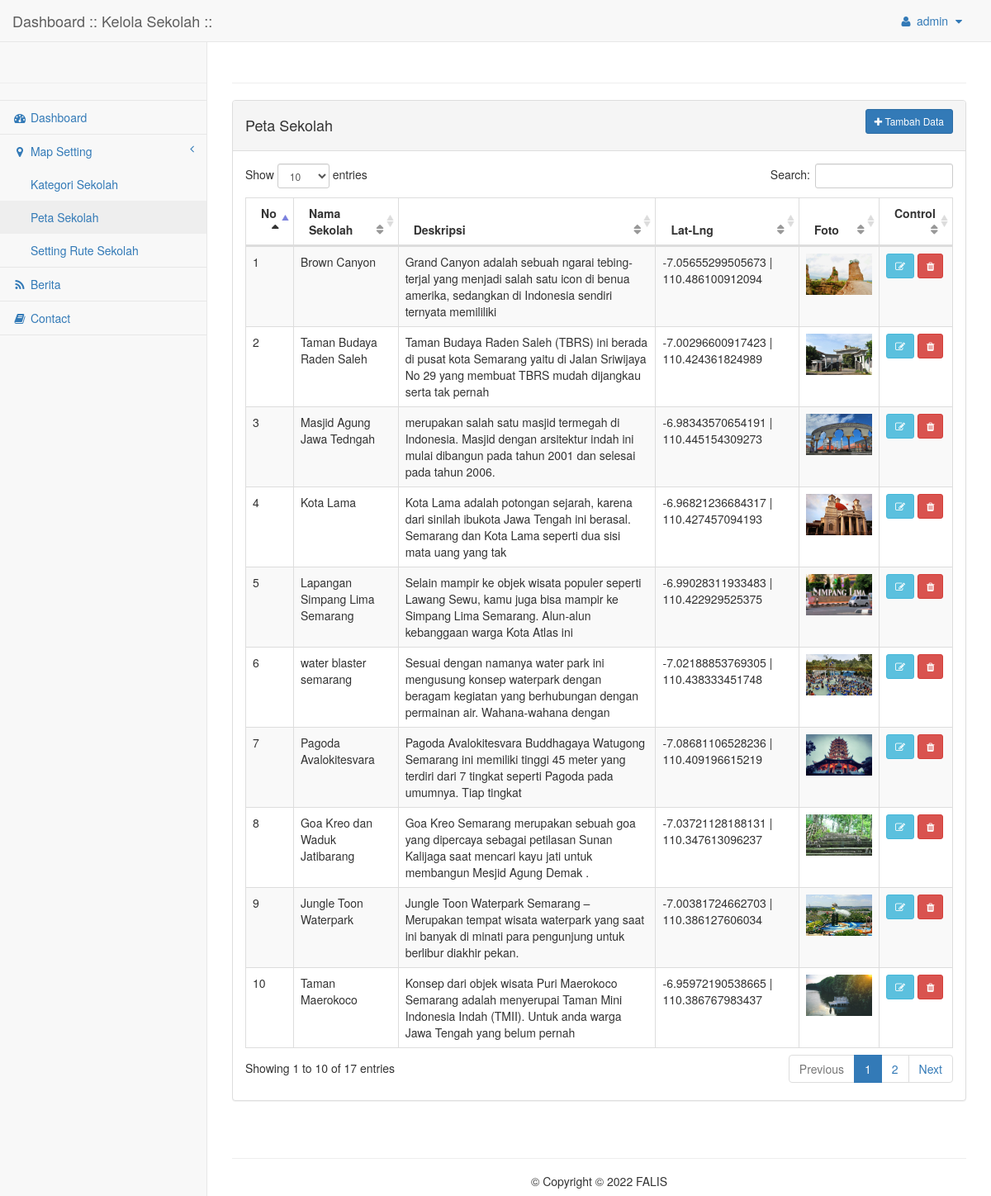
The app's page /?hal=data_peta (signed in) with its own data.
### tables this page shows
CREATE TABLE IF NOT EXISTS `peta_wisata` (
  `id_wisata` int(4) NOT NULL,
  `id_kategori` int(4) DEFAULT NULL,
  `nama` text,
  `deskripsi` text,
  `lat` double DEFAULT NULL,
  `lng` double DEFAULT NULL,
  `alamat` text,
  `gambar` text
);

### includes/p_peta.php (the view, shortened to what this page needs)
<?php
$link_update='?hal=update_peta';
$daftar='';$no=0;
$q="SELECT * FROM peta_wisata ORDER BY id_wisata DESC";
$q=mysqli_query($con,$q);
if(mysqli_num_rows($q) > 0){
	while($h=mysqli_fetch_array($q)){
		$no++;
		$id=$h['id_wisata'];
		$isi_berita = nl2br($h[deskripsi]);
      	 $isi = substr($isi_berita,0,150);
     	 $isi = substr($isi_berita,0,strrpos($isi," "));
		$daftar.='
		  <tr class="odd gradeX">
			<td>'.$no.'</td>
			<td>'.$h['nama'].'</td>
			<td>'.$isi.'</td>
			<td>'.$h['lat'].' |  '.$h['lng'].'</td>
			<td>'."<img src='foto_berita/$h[gambar]' width=80px height=50px >". '</td>
			<td class="center"><a href="'.$link_update.'&amp;id='.$id.'&amp;action=edit" class="btn btn-info btn-sm"><i class="fa fa-edit"></i></a> <a href="#" onclick="DeleteConfirm(\''.$link_update.'&amp;id='.$id.'&amp;action=delete\');return(false);" class="btn btn-danger btn-sm"><i class="fa fa-trash"></i></a></td>
		  </tr>
		';
	}
}
?>
            <div class="row">
                <div class="col-lg-12">
                    <div class="panel panel-default">
                        <div class="panel-heading">
                            <div class="row">
                            	<div class="col-md-12">
    	                        <span class="pull-left"><h4>Peta Sekolah</h4></span>
	                        	<span class="pull-right"><a href="<?php echo $link_update;?>" class="btn btn-primary btn-sm"><i class="fa fa-plus"></i> Tambah Data</a></span>
                        		</div>
                        	</div>
                        </div>
                        <div class="panel-body">
                            <table width="100%" class="table table-striped table-bordered table-hover" id="dataTables-example">
                                <thead>
                                    <tr>
                                        <th>No</th>
										<th>Nama Sekolah</th>
          								<th>Deskripsi</th>
           								<th>Lat-Lng</th>
          								<th>Foto</th>
		  								<th class="center">Control</th>
                                    </tr>
                                </thead>
                                <tbody>
                                    <?php echo $daftar;?>
                                </tbody>
                            </table>
                        </div>
                    </div>
                </div>
            </div>

### index.php (shortened to what this page needs)
<?php
if(isset($_SESSION['LOGIN_ID'])){
	require_once 'content.php';
}else{
	require_once 'hal.php';
}
?>

### header.php (shortened to what this page needs)
<!DOCTYPE html>
<html lang="en">
<head>
    <link href="vendor/bootstrap/css/bootstrap.min.css" rel="stylesheet">
    <link href="vendor/metisMenu/metisMenu.min.css" rel="stylesheet">
    <link href="dist/css/sb-admin-2.css" rel="stylesheet">
    <link rel="stylesheet" type="text/css" href="dist/css/style.css">
    <link href="vendor/font-awesome/css/font-awesome.min.css" rel="stylesheet" type="text/css">
    <link href="vendor/datatables-plugins/dataTables.bootstrap.css" rel="stylesheet">
    <link href="vendor/datatables-responsive/dataTables.responsive.css" rel="stylesheet">
</head>

### content.php (shortened to what this page needs)
<?php include "header.php"; ?>
<body onload="initialize(); addMarkers()">
    <div id="wrapper">
        <nav class="navbar navbar-default navbar-static-top" role="navigation" style="margin-bottom: 0">
            <div class="navbar-header">
                <a class="navbar-brand" href="index.php">Dashboard :: Kelola Sekolah ::</a>
            </div>
            <ul class="nav navbar-top-links navbar-right">
                <li class="dropdown">
                    <a class="dropdown-toggle" data-toggle="dropdown" href="#">
                        <i class="fa fa-user fa-fw"></i> <?php echo $_SESSION['username']; ?> <i class="fa fa-fw fa-caret-down"></i>
                    </a>
                </li>
            </ul>
            <div class="navbar-default sidebar" role="navigation">
                <div class="sidebar-nav navbar-collapse">
                    <ul class="nav" id="side-menu">
                        <li>
                            <div class="page-header"></div>
                        </li>
                        <li>
                            <a href="./"><i class="fa fa-dashboard fa-fw"></i> Dashboard</a>
                        </li>
                        <li>
                            <a href="#"><i class="fa fa-map-marker fa-fw"></i> Map Setting<span class="fa arrow"></span></a>
                            <ul class="nav nav-second-level">
                                <li><a href="?hal=data_kategori">Kategori Sekolah</a></li>
                                <li><a href="?hal=data_peta">Peta Sekolah</a></li>
                                <li><a href="?hal=data_rute">Setting Rute Sekolah</a></li>
                            </ul>
                        </li>
                        <li>
                            <a href="?hal=data_berita"><i class="fa fa-rss fa-fw"></i> Berita</a>
                        </li>
                        <li>
                            <a href="?hal=buku_tamu"><i class="fa fa-book fa-fw"></i> Contact </a>
                        </li>
                    </ul>
                </div>
            </div>
        </nav>
        <div id="page-wrapper">
            <div class="row">
                <div class="col-lg-12">
                    <h1 class="page-header"></h1>
                </div>
            </div>
            <div class="row">
                <div class="col-lg-12" id="content_wrap">
                	<div id="content">
            		<?php eval($CONTENT_["main"]);?>
            		</div>
            	</div>
        	</div>
        	<div class="row">
                <div class="col-lg-12">
                    <h3 class="page-header"></h3>
                    <h5 align="center">&copy; Copyright © 2022 FALIS</h5>
                </div>
            </div>
        </div>
</body>
</html>

### records on screen
peta_wisata: nama "Brown Canyon", deskripsi "Grand Canyon adalah sebuah ngarai tebing-terjal yang menjadi salah satu icon di benua amerika, sedangkan di Indonesia sendiri ternyata memililiki", lat "-7.05655299505673", lng "110.486100912094", gambar (picture)
peta_wisata: nama "Taman Budaya Raden Saleh", deskripsi "Taman Budaya Raden Saleh (TBRS) ini berada di pusat kota Semarang yaitu di Jalan Sriwijaya No 29 yang membuat TBRS mudah dijangkau serta tak pernah", lat "-7.00296600917423", lng "110.424361824989", gambar (picture)
peta_wisata: nama "Masjid Agung Jawa Tedngah", deskripsi "merupakan salah satu masjid termegah di Indonesia. Masjid dengan arsitektur indah ini mulai dibangun pada tahun 2001 dan selesai pada tahun 2006.", lat "-6.98343570654191", lng "110.445154309273", gambar (picture)
peta_wisata: nama "Kota Lama", deskripsi "Kota Lama adalah potongan sejarah, karena dari sinilah ibukota Jawa Tengah ini berasal. Semarang dan Kota Lama seperti dua sisi mata uang yang tak", lat "-6.96821236684317", lng "110.427457094193", gambar (picture)
peta_wisata: nama "Lapangan Simpang Lima Semarang", deskripsi "Selain mampir ke objek wisata populer seperti Lawang Sewu, kamu juga bisa mampir ke Simpang Lima Semarang. Alun-alun kebanggaan warga Kota Atlas ini", lat "-6.99028311933483", lng "110.422929525375", gambar (picture)
peta_wisata: nama "water blaster semarang", deskripsi "Sesuai dengan namanya water park ini mengusung konsep waterpark dengan beragam kegiatan yang berhubungan dengan permainan air. Wahana-wahana dengan", lat "-7.02188853769305", lng "110.438333451748", gambar (picture)
peta_wisata: nama "Pagoda Avalokitesvara", deskripsi "Pagoda Avalokitesvara Buddhagaya Watugong Semarang ini memiliki tinggi 45 meter yang terdiri dari 7 tingkat seperti Pagoda pada umumnya. Tiap tingkat", lat "-7.08681106528236", lng "110.409196615219", gambar (picture)
peta_wisata: nama "Goa Kreo dan Waduk Jatibarang", deskripsi "Goa Kreo Semarang merupakan sebuah goa yang dipercaya sebagai petilasan Sunan Kalijaga saat mencari kayu jati untuk membangun Mesjid Agung Demak .", lat "-7.03721128188131", lng "110.347613096237", gambar (picture)
peta_wisata: nama "Jungle Toon Waterpark", deskripsi "Jungle Toon Waterpark Semarang – Merupakan tempat wisata waterpark yang saat ini banyak di minati para pengunjung untuk berlibur diakhir pekan.", lat "-7.00381724662703", lng "110.386127606034", gambar (picture)
peta_wisata: nama "Taman Maerokoco", deskripsi "Konsep dari objek wisata Puri Maerokoco Semarang adalah menyerupai Taman Mini Indonesia Indah (TMII). Untuk anda warga Jawa Tengah yang belum pernah", lat "-6.95972190538665", lng "110.386767983437", gambar (picture)

### other values on screen
$_SESSION['username'] "admin"
